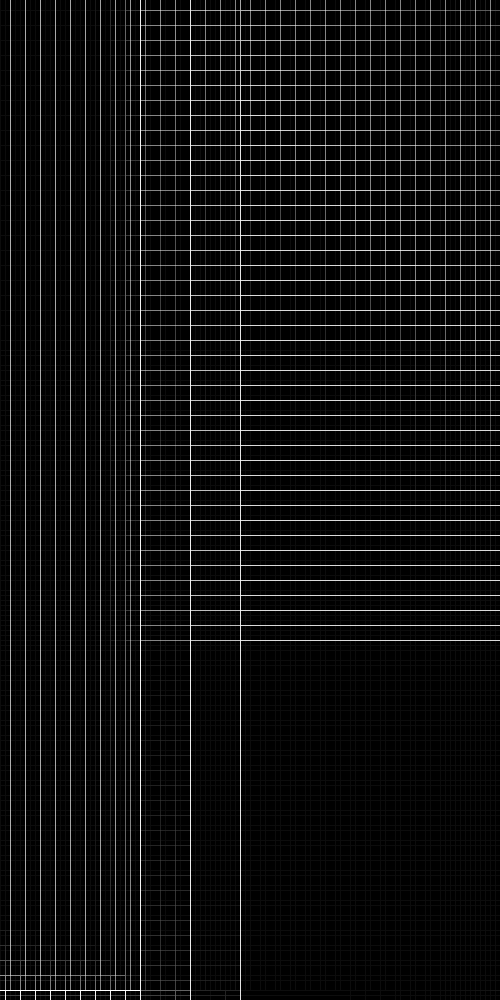
Frame 1 (no input)
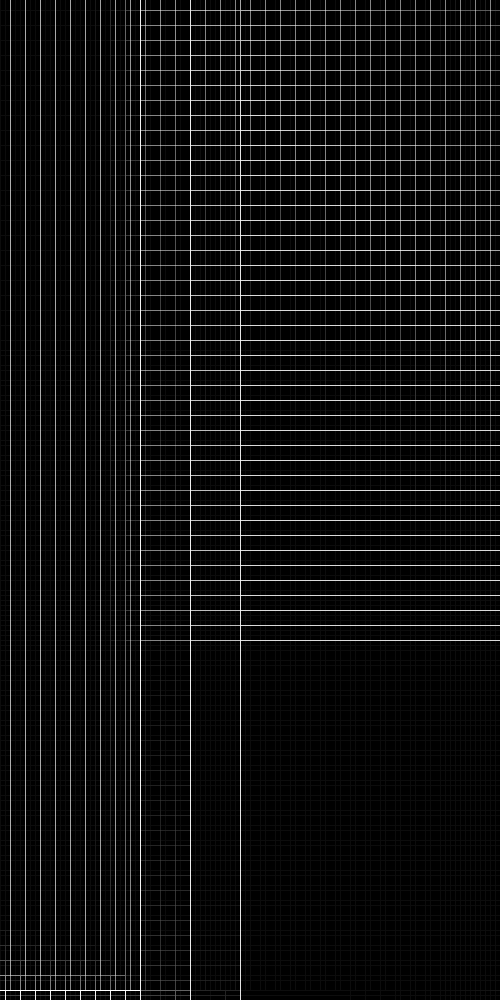
Frame 2 (the mouse pressed at the canvas centre, redrawn once)

The Processing sketch that drew these frames (run headless with seeded random() and noise(); the mouse was pressed at the canvas centre and the sketch redrawn once):

// Processing sketch: processing_32260
// ── processing_32260.pde

int change=15;
int a=700;
int d=600;
int b=500;
int c=1000;
int e=400;
int f=255;

void setup() {
  size(500,1000);
  rectMode(CENTER);
  stroke(f);
  fill(0,0,0,10);
  smooth();
  background(0);
  strokeWeight(.5);
  
}

void draw (){
  
  noLoop();
  for(int i=100; i < width; i=i+change){
  for(int j=0; j < height; j=j+change){
    rect(i,j,a,a);
    rect(i,j,d,a);
    rect(i,j,b,a);
    rect(j,i,e,c);
   
    
  }
  }
}
